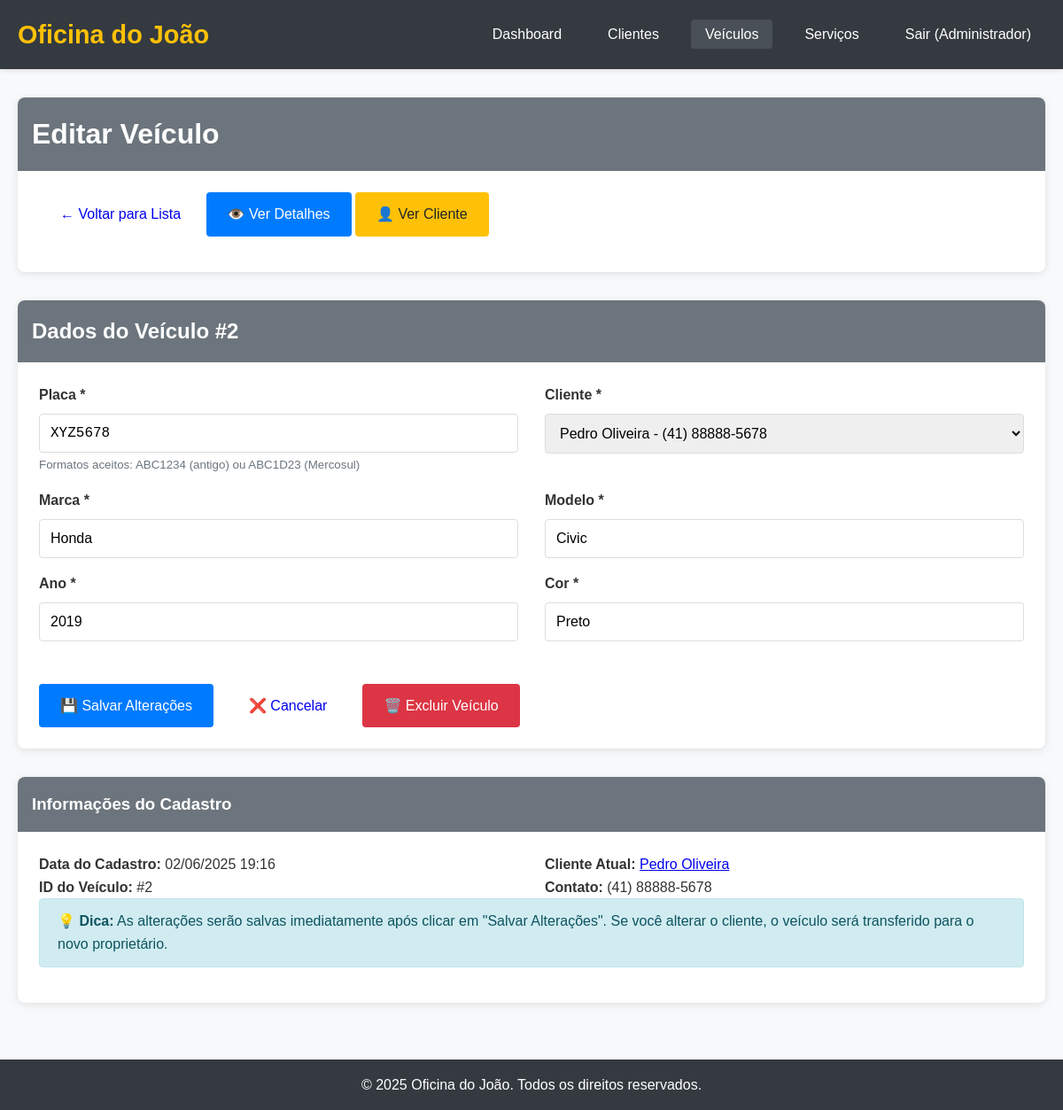
/public/?page=veiculos&action=edit&id=2 (signed in), run on the app's committed database.
### tables this page shows
CREATE TABLE veiculos (
    id INT PRIMARY KEY AUTO_INCREMENT,
    placa VARCHAR(8) NOT NULL,
    marca VARCHAR(50) NOT NULL,
    modelo VARCHAR(50) NOT NULL,
    ano YEAR NOT NULL,
    cor VARCHAR(30),
    cliente_id INT NOT NULL,
    created_at TIMESTAMP DEFAULT CURRENT_TIMESTAMP,
    FOREIGN KEY (cliente_id) REFERENCES clientes(id) ON DELETE CASCADE
);

CREATE TABLE clientes (
    id INT PRIMARY KEY AUTO_INCREMENT,
    nome VARCHAR(100) NOT NULL,
    telefone VARCHAR(20) NOT NULL,
    email VARCHAR(100),
    endereco TEXT,
    cpf_cnpj VARCHAR(18),
    created_at TIMESTAMP DEFAULT CURRENT_TIMESTAMP
);

### config/Database.php (called while the page is built, shortened)
<?php
class Database {
    private $host = 'localhost';
    private $db_name = 'oficina_db';
    private $username = 'root';
    private $password = '';
    public function getConnection() {
        $this->conn = null;
        try {
            $this->conn = new PDO(
                "mysql:host=" . $this->host . ";dbname=" . $this->db_name,
                $this->username,
                $this->password
            );
            $this->conn->setAttribute(PDO::ATTR_ERRMODE, PDO::ERRMODE_EXCEPTION);
            $this->conn->setAttribute(PDO::ATTR_DEFAULT_FETCH_MODE, PDO::FETCH_ASSOC);
            $this->conn->exec("set names utf8");
        } catch(PDOException $exception) {
            echo "Erro na conexão: " . $exception->getMessage();
            die();
        }
        return $this->conn;
    }
}
function getDB() {
    $database = new Database();
    return $database->getConnection();
}
?>

### app/Models/Veiculo.php (called while the page is built, shortened)
<?php
class Veiculo {
    private $db;
    public function __construct() {
        $this->db = getDB();
    }
    public function getById($id) {
        try {
            $sql = "SELECT v.*, c.nome as cliente_nome, c.telefone as cliente_telefone, c.email as cliente_email
                    FROM veiculos v
                    JOIN clientes c ON v.cliente_id = c.id
                    WHERE v.id = ?";
            $stmt = $this->db->prepare($sql);
            $stmt->execute([$id]);
            return $stmt->fetch();
        } catch(PDOException $e) {
            return false;
        }
    }
    public function getAllClientes() {
        try {
            $sql = "SELECT id, nome, telefone FROM clientes ORDER BY nome";
            $stmt = $this->db->prepare($sql);
            $stmt->execute();
            return $stmt->fetchAll();
        } catch(PDOException $e) {
            return [];
        }
    }
}
?>

### app/Views/veiculos/edit.php (the view, shortened to what this page needs)
<div class="card">
    <div class="card-header">
        <h1>Editar Veículo</h1>
    </div>
    <div class="card-body">
        <nav style="margin-bottom: 1rem;">
            <a href="?page=veiculos" class="btn btn-secondary">← Voltar para Lista</a>
            <a href="?page=veiculos&action=view&id=<?= $veiculo['id'] ?>" class="btn btn-primary">👁️ Ver Detalhes</a>
            <a href="?page=clientes&action=view&id=<?= $veiculo['cliente_id'] ?>" class="btn btn-warning">👤 Ver Cliente</a>
        </nav>
    </div>
</div>
<div class="card">
    <div class="card-header">
        <h2>Dados do Veículo #<?= $veiculo['id'] ?></h2>
    </div>
    <div class="card-body">
        <form method="POST">
            <div class="row">
                <div class="col-md-6">
                    <div class="form-group">
                        <label for="placa">Placa *</label>
                        <input type="text" class="form-control" id="placa" name="placa"
                               value="<?= htmlspecialchars($veiculo['placa']) ?>"
                               placeholder="ABC1234 ou ABC1D23" required
                               style="text-transform: uppercase; font-family: monospace;">
                        <small style="color: #6c757d;">Formatos aceitos: ABC1234 (antigo) ou ABC1D23 (Mercosul)</small>
                    </div>
                </div>
                <div class="col-md-6">
                    <div class="form-group">
                        <label for="cliente_id">Cliente *</label>
                        <select class="form-control" id="cliente_id" name="cliente_id" required>
                            <?php foreach($clientes as $cliente): ?>
                                <option value="<?= $cliente['id'] ?>"
                                        <?= ($veiculo['cliente_id'] == $cliente['id']) ? 'selected' : '' ?>>
                                    <?= htmlspecialchars($cliente['nome']) ?> - <?= htmlspecialchars($cliente['telefone']) ?>
                                </option>
                            <?php endforeach; ?>
                        </select>
                    </div>
                </div>
            </div>
            <div class="row">
                <div class="col-md-6">
                    <div class="form-group">
                        <label for="marca">Marca *</label>
                        <input type="text" class="form-control" id="marca" name="marca"
                               value="<?= htmlspecialchars($veiculo['marca']) ?>"
                               placeholder="Ex: Toyota, Volkswagen, Ford" required>
                    </div>
                </div>
                <div class="col-md-6">
                    <div class="form-group">
                        <label for="modelo">Modelo *</label>
                        <input type="text" class="form-control" id="modelo" name="modelo"
                               value="<?= htmlspecialchars($veiculo['modelo']) ?>"
                               placeholder="Ex: Corolla, Gol, Ka" required>
                    </div>
                </div>
            </div>
            <div class="row">
                <div class="col-md-6">
                    <div class="form-group">
                        <label for="ano">Ano *</label>
                        <input type="number" class="form-control" id="ano" name="ano"
                               value="<?= htmlspecialchars($veiculo['ano']) ?>"
                               min="1900" max="<?= date('Y') + 1 ?>" required>
                    </div>
                </div>
                <div class="col-md-6">
                    <div class="form-group">
                        <label for="cor">Cor *</label>
                        <input type="text" class="form-control" id="cor" name="cor"
                               value="<?= htmlspecialchars($veiculo['cor']) ?>"
                               placeholder="Ex: Branco, Preto, Prata" required>
                    </div>
                </div>
            </div>
            <div style="display: flex; gap: 1rem; margin-top: 2rem;">
                <button type="submit" class="btn btn-primary">
                    💾 Salvar Alterações
                </button>
                <a href="?page=veiculos&action=view&id=<?= $veiculo['id'] ?>" class="btn btn-secondary">
                    ❌ Cancelar
                </a>
                <a href="?page=veiculos&action=delete&id=<?= $veiculo['id'] ?>" class="btn btn-danger"
                   onclick="return confirm('Tem certeza que deseja excluir este veículo?')">
                    🗑️ Excluir Veículo
                </a>
            </div>
        </form>
    </div>
</div>
<div class="card">
    <div class="card-header">
        <h3>Informações do Cadastro</h3>
    </div>
    <div class="card-body">
        <div class="row">
            <div class="col-md-6">
                <p><strong>Data do Cadastro:</strong> <?= date('d/m/Y H:i', strtotime($veiculo['created_at'])) ?></p>
                <p><strong>ID do Veículo:</strong> #<?= $veiculo['id'] ?></p>
            </div>
            <div class="col-md-6">
                <p><strong>Cliente Atual:</strong>
                    <a href="?page=clientes&action=view&id=<?= $veiculo['cliente_id'] ?>">
                        <?= htmlspecialchars($veiculo['cliente_nome']) ?>
                    </a>
                </p>
                <p><strong>Contato:</strong> <?= htmlspecialchars($veiculo['cliente_telefone']) ?></p>
            </div>
        </div>
        <div class="alert alert-info">
            <strong>💡 Dica:</strong> As alterações serão salvas imediatamente após clicar em "Salvar Alterações".
            Se você alterar o cliente, o veículo será transferido para o novo proprietário.
        </div>
    </div>
</div>

### public/css/style.css (style rules this page uses)
* { margin: 0; padding: 0; box-sizing: border-box; }
body { font-family: Arial, sans-serif; line-height: 1.6; color: #333; background-color: #f8f9fa; }
.card { background: white; border-radius: 8px; box-shadow: 0 2px 10px rgba(0,0,0,0.1); margin-bottom: 2rem; overflow: hidden; }
.card-header { background-color: #6c757d; color: white; padding: 1rem; font-weight: bold; }
.card-body { padding: 1.5rem; }
.form-group { margin-bottom: 1rem; }
.form-group label { display: block; margin-bottom: 0.5rem; font-weight: bold; }
.form-control { width: 100%; padding: 0.75rem; border: 1px solid #ddd; border-radius: 4px; font-size: 1rem; }
.btn { display: inline-block; padding: 0.75rem 1.5rem; border: none; border-radius: 4px; text-decoration: none; text-align: center; cursor: pointer; font-size: 1rem; transition: all 0.3s; }
.btn-primary { background-color: #007bff; color: white; }
.btn-danger { background-color: #dc3545; color: white; }
.btn-warning { background-color: #ffc107; color: #212529; }
.alert { padding: 0.75rem 1.25rem; margin-bottom: 1rem; border: 1px solid transparent; border-radius: 4px; }
.alert-info { color: #0c5460; background-color: #d1ecf1; border-color: #bee5eb; }
.row { display: flex; flex-wrap: wrap; margin: 0 -15px; }
.col-md-6 { flex: 0 0 50%; max-width: 50%; padding: 0 15px; }

### data on the page
veiculos: id "2", placa "XYZ5678", cliente_id "Pedro Oliveira - (41) 88888-5678", marca "Honda", modelo "Civic", ano "2019", cor "Preto", created_at "02/06/2025 19:16", cliente.nome "Pedro Oliveira", cliente.telefone "(41) 88888-5678"

### other printed values
APP_NAME "Oficina do João"
$_SESSION['usuario_nome'] "Administrador"
